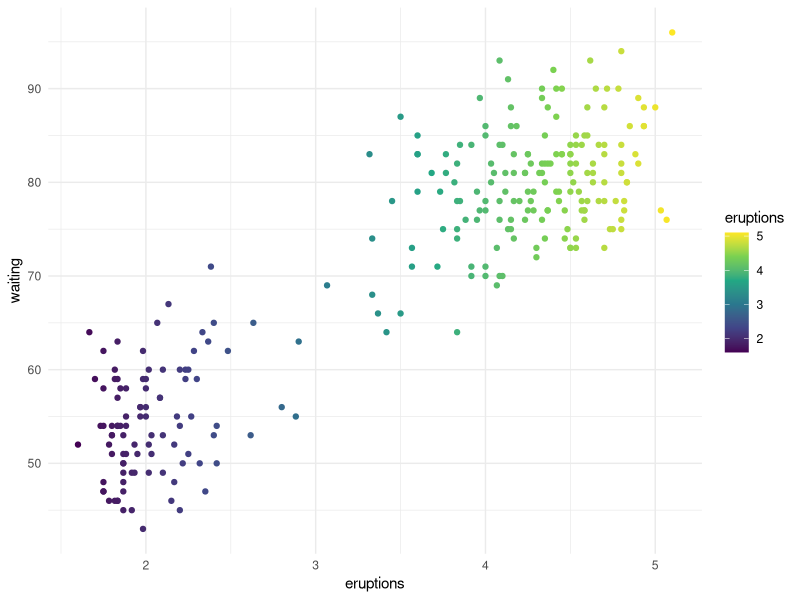
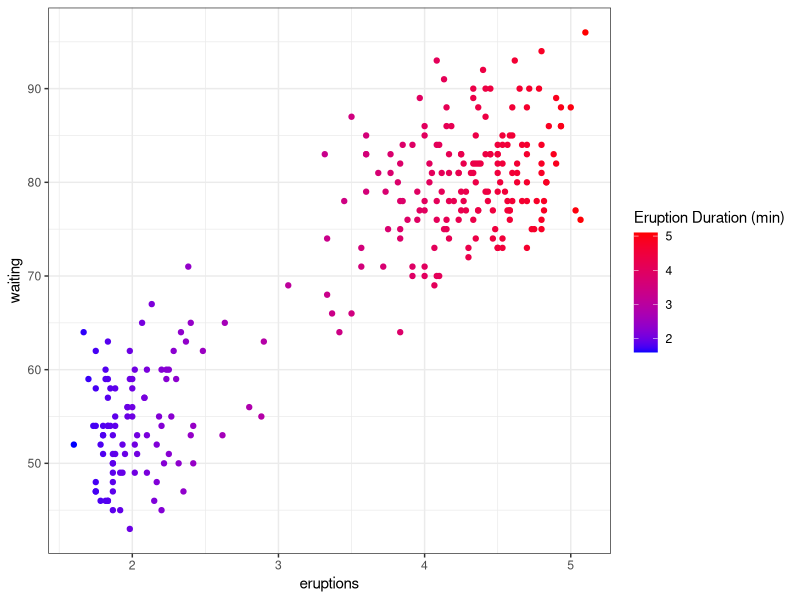
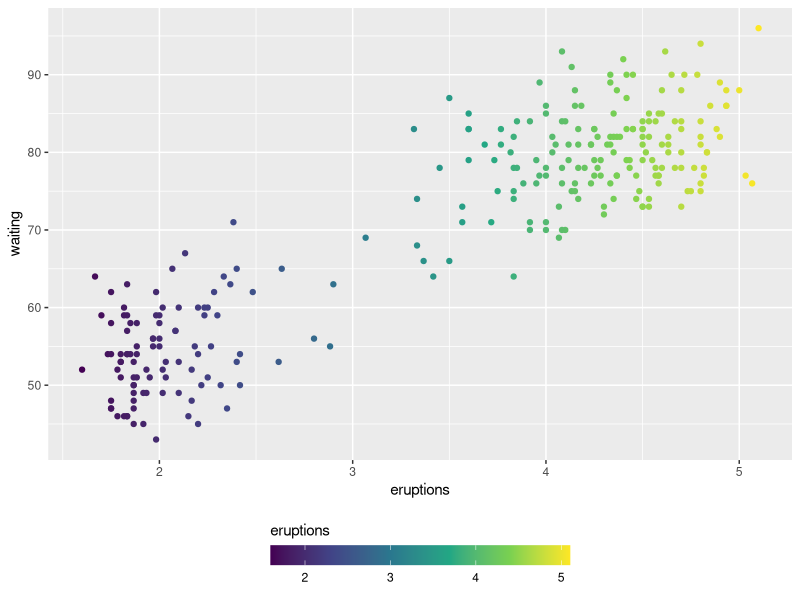

Reproduce these figures in R, in order.
## ---- chunk 1
library(tidyverse)
## ---- chunk 2
# Using the built-in faithful dataset
ggplot(faithful, aes(x = eruptions, y = waiting, color = eruptions)) +
  geom_point() +
  scale_color_viridis_c() +
  theme_minimal()
## ---- chunk 3
ggplot(faithful, aes(x = eruptions, y = waiting, color = eruptions)) +
  geom_point() +
  scale_color_gradient(low = "blue", high = "red") +
  labs(color = "Eruption Duration (min)") +
  theme_bw()
## ---- chunk 4
ggplot(faithful, aes(x = eruptions, y = waiting, color = eruptions)) +
  geom_point() +
  scale_color_viridis_c() +
  guides(color = guide_colorbar(barwidth = 15, barheight = 1, title.position = "top")) +
  theme(legend.position = "bottom")
